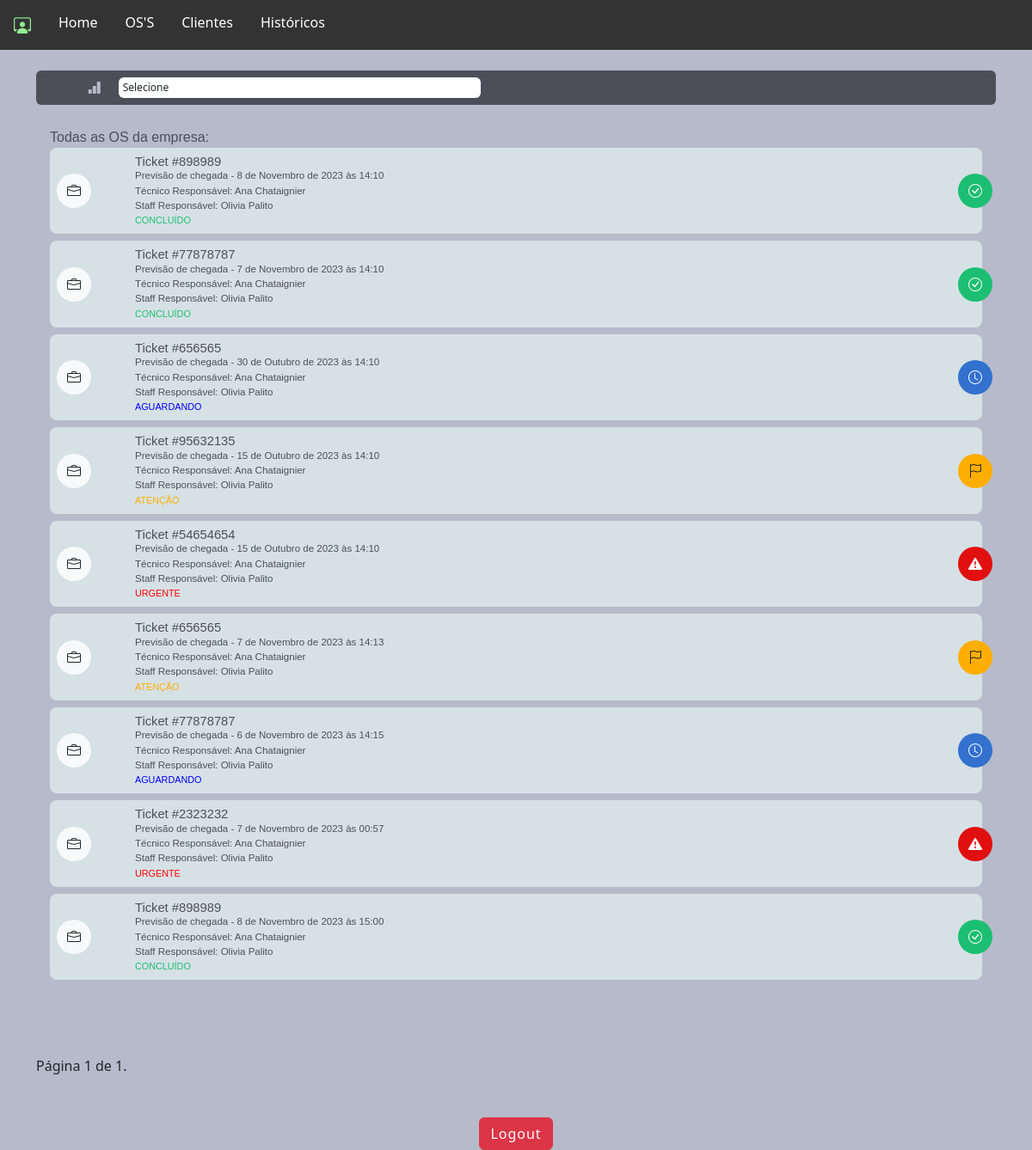
/staff/gerente_lista_os/, run on an earlier commit of the app's database.
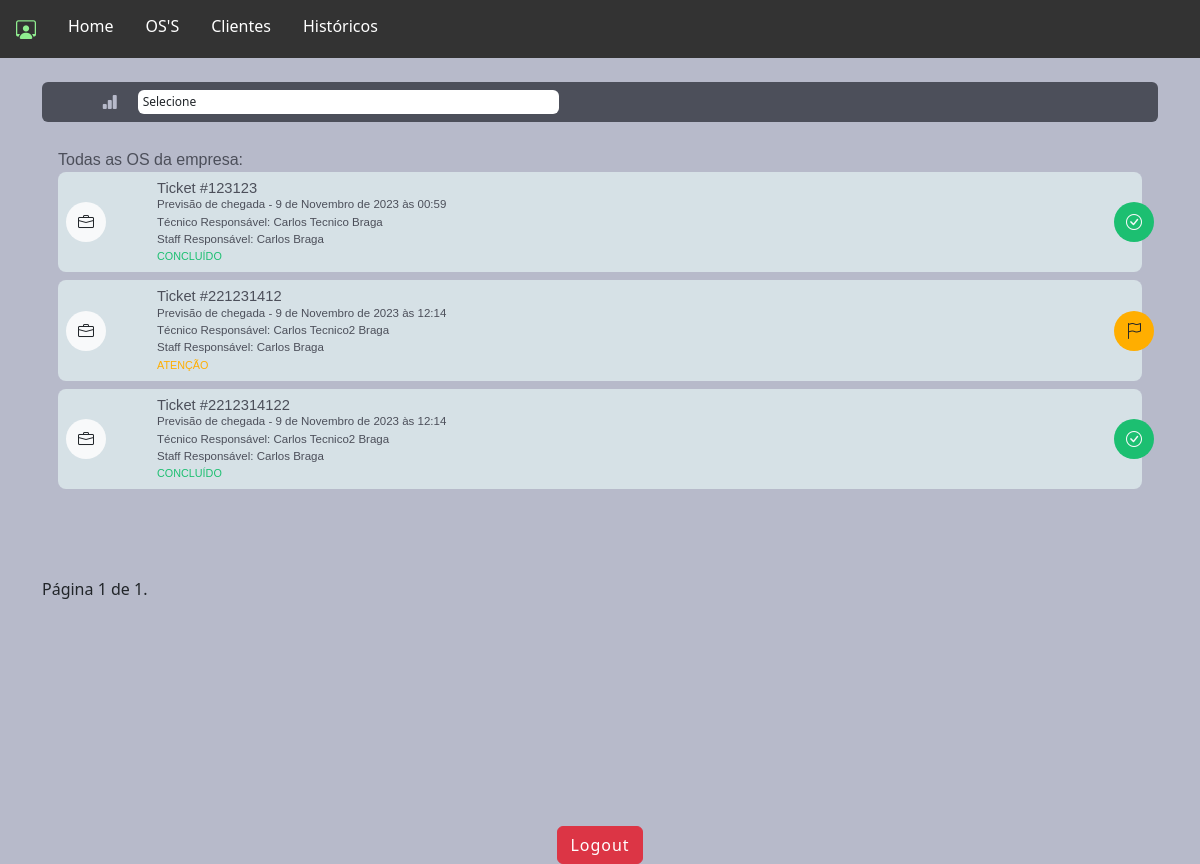
And on a later commit of the database.
### staff/models.py (models this page shows, shortened)
class OrdemDeServico(models.Model):
    ticket = models.CharField(max_length=200, unique=True)
    tecnico = models.ForeignKey(
        CustomUser, on_delete=models.CASCADE, related_name="ordens_técnico"
    )
    staff = models.ForeignKey(
        CustomUser, on_delete=models.CASCADE, related_name="ordens_staff"
    )
    descricao = models.TextField(max_length=600)
    previsao_chegada = models.DateTimeField()
    previsao_execucao = models.DateTimeField()
    material = models.CharField(max_length=100, validators=[MinLengthValidator(3)])
    equipamento = models.CharField(max_length=100, validators=[MinLengthValidator(3)])
    data_criacao = models.DateTimeField(auto_now_add=True)
    cliente = models.ForeignKey(Cliente, on_delete=models.CASCADE)
    contrato = models.CharField(max_length=700, null=True, blank=True)
    atividade = models.CharField(max_length=50, choices=ACTIVITY_CHOICES)
    status_tecnico = models.CharField(max_length=50, choices=TECNICAL_CHOICES)
    status = models.CharField(
        max_length=10, choices=STATUS_CHOICES, default="Aguardando"
    )
    atraso_em_minutos = models.CharField(max_length=50, null=True, blank=True, choices=ATRASO_CHOICES)
    atraso_descricao = models.TextField(max_length=400, null=True, blank=True)

### authentication/models.py (models this page shows, shortened)
class CustomUser(AbstractUser):
    telefone = models.CharField(max_length=15, null=False)
    endereco = models.ForeignKey(
        Endereco, on_delete=models.CASCADE, null=True, default=None
    )
    foto = models.ImageField(upload_to="img/perfil_user/", null=True, blank=True)
    email = models.EmailField(unique=True)

### staff/views.py (the view)
# urls.py: path("gerente_lista_os/", views.gerente_lista_os, name="gerente_lista_os"),
def gerente_lista_os(request):
    status_filter = request.GET.get("status")
    tecnico_filter = request.GET.get("tecnico")
    data_chegada_min_filter = request.GET.get("data_chegada_min")
    data_chegada_max_filter = request.GET.get("data_chegada_max")
    users = CustomUser.objects.filter(groups__name="Técnico")
    ordens_de_servico = OrdemDeServico.objects.all()
    if status_filter:
        ordens_de_servico = ordens_de_servico.filter(status=status_filter)
    items_per_page = 20
    paginator = Paginator(ordens_de_servico, items_per_page)
    page = request.GET.get("page")
    try:
        ordens_de_servico = paginator.page(page)
    except PageNotAnInteger:
        ordens_de_servico = paginator.page(1)
    except EmptyPage:
        ordens_de_servico = paginator.page(paginator.num_pages)
    return render(
        request,
        "gerente_lista_os.html",
        {
            "ordens_de_servico": ordens_de_servico,
            "users": users,
            "status_filter": status_filter,
            "tecnico_filter": tecnico_filter,
            "data_chegada_min_filter": data_chegada_min_filter,
            "data_chegada_max_filter": data_chegada_max_filter,
        },
    )

### staff/templates/gerente_lista_os.html (shortened to what this page needs)
{% extends "base_gerente.html" %}
{%load static%}
{% block rest %}
      <section id="lista_oc_scr">
        <br>
        <div class="container">
            <div id="oc_lista">
                <form id="filter_oc" class="bg04 p-2">
                    <div class="col-6">
                      <div class="row">
                        <div class="col-2 text-end">
                          <i class="bi bi-bar-chart-fill color03 me-1"></i>
                        </div>
                        <div class="col-10 p-0">
                          <select class="form-control ms-1" id='status-filter'>
                            <option selected>Selecione</option>
                          </select>
                        </div>
                    </div>
                  </div>
                </form>
              <div class="tab-pane fade show active" id="pills-01" role="tabpanel" aria-labelledby="pills-home-tab" tabindex="0">
                <label class="mt-2 font-medium color04">Todas as OS da empresa:</label>
                {% for ordem in ordens_de_servico %}
                <a href="{% url 'crud_gerente_os' ordem.id %}">
                <div class="oc_lista_item">
                      <div class="row">
                          <div class="col-2 col-md-1">
                              <div class="icon bg-light"><i class="bi bi-briefcase text-dark"></i></div>
                          </div>
                          <div class="col-9 col-md-11">
                              <div class="oc_l_nome font-medium color04">Ticket #{{ ordem.ticket }}</div>
                              <div class="oc_l_data color04 font-light">Previsão de chegada - {{ ordem.previsao_chegada }}</div>
                              <div class="oc_l_data color04 font-light">Técnico Responsável: {{ ordem.tecnico.first_name }} {{ ordem.tecnico.last_name }}</div>
                              <div class="oc_l_data color04 font-light">Staff Responsável: {{ ordem.staff.first_name }} {{ ordem.staff.last_name }}</div>
                              <div class="oc_l_status font-medium {% if ordem.status == 'Urgente' %}color-red{% elif ordem.status == 'Atenção' %}color-yellow{% elif ordem.status == 'Aguardando' %}color-blue{% elif ordem.status == 'Concluído' %}color-green{% endif %}">{{ ordem.status }}</div>
                          </div>
                          {% if ordem.status == "Urgente" %}
                              <div class="status_icon bg05 text-light">
                                  <i class="bi bi-exclamation-triangle-fill"></i>
                              </div>
                          {% elif ordem.status == "Atenção" %}
                              <div class="status_icon bg06 text-dark">
                                  <i class="bi bi-flag"></i>
                              </div>
                          {% elif ordem.status == "Aguardando" %}
                              <div class="status_icon bg01 text-light">
                                  <i class="bi bi-clock"></i>
                              </div>
                          {% elif ordem.status == "Concluído" %}
                              <div class="status_icon bg02 text-light">
                                <i class="bi bi-check-circle"></i>
                            </div>
                          {% endif %}
                      </div>
                  </div>
                </a>
                  {% endfor %}
              </div>
        </div>
        <div class="pagination">
            <span class="step-links">
                <span class="current-page">
                    Página {{ ordens_de_servico.number }} de {{ ordens_de_servico.paginator.num_pages }}.
                </span>
            </span>
        </div>
      </section>
  {% endblock %}

### staff/templates/base_gerente.html (shortened to what this page needs)
{%load static%}
<!DOCTYPE html>
<html lang="en" data-bs-theme="auto">
  <head>
    <link
      rel="stylesheet"
      href="https://cdn.jsdelivr.net/npm/@docsearch/css@3"
    />
    <link
      rel="stylesheet"
      href="https://cdn.jsdelivr.net/npm/bootstrap-icons@1.11.1/font/bootstrap-icons.css"
    />
    <link
      href="{% static 'assets/dist/css/bootstrap.min.css' %}"
      rel="stylesheet"
    />
    <link href="{% static 'assets/css/app_mamminfo.css' %}" rel="stylesheet" />
  </head>
  <nav class="navbar">
    <ul>
        <li>        <i class="bi bi-person-workspace logo"></i></i></li>
        <li><a href="{% url 'gerente' %}">Home</a></li>
        <li><a href="{% url 'gerente_lista_os' %}">OS'S</a></li>
        <li><a href="{% url 'gerente_lista_clientes' %}">Clientes</a></li>
        <li><a href="{% url 'gerente_lista_clientes' %}">Históricos</a></li>
    </ul>
</nav>
  <body>
    <main class="bg03">
      {% block rest %}{% endblock %}
      <br>      <br>
      <div class="d-flex justify-content-center">
          <a href="{% url 'sair' %}" class="btn btn-danger">Logout</a>
      </div>
  </main>
  </body>
</html>

### main/templates/static/assets/css/app_mamminfo.css (style rules this page uses)
html { font-family: 'Noto', sans-serif;background: #ced0dc; }
.font-medium { font-family: 'NotoMedium', sans-serif;font-weight: 400; }
.font-light { font-family: 'NotoLight', sans-serif;font-weight: 300; }
.bg02 { background: #1cbf71; }
.bg03 { background: #b7baca; }
.bg04 { background: #4c4f5a; }
.bg06 { background: #ffae00; }
.color03 { color: #b7baca; }
.color04 { color: #4c4f5a; }
section { height: auto;min-height: 90vh;max-width: 100vw;width: 100%; }
.btn { letter-spacing: 1px; }
#oc_lista { padding-bottom: 72px; }
#oc_lista .tab-pane { padding: 8px 16px; }
#oc_lista .oc_lista_item { background: #d6e1e6;border-radius: 8px;padding: 8px;position: relative;margin-bottom: 8px; }
#oc_lista .oc_lista_item .icon { width: 40px;height: 40px;border-radius: 40px;display: inline-block;text-align: center;line-height: 40px;position: absolute;l: 0;top: 0;bottom: 0;margin: auto; }
#oc_lista .oc_lista_item .oc_l_data { font-size: .72rem; }
#oc_lista .oc_lista_item .oc_l_nome { font-size: .92rem;line-height: 112%;white-space: nowrap;overflow: hidden;text-overflow: ellipsis; }
#oc_lista .oc_lista_item .oc_l_status { font-size: .675rem;text-transform: uppercase; }
#oc_lista .oc_lista_item .status_icon { width: 40px;height: 40px;border-radius: 40px;display: inline-block;text-align: center;line-height: 40px;position: absolute;right: -12px;top: 0;bottom: 0;margin: auto; }
#filter_oc { border-radius: 6px;width: 100%;height: 40px;margin-bottom: 10px; }
#filter_oc .form-control { font-size: .75rem;height: 24px;padding: 1px 5px;border: none;width: 88%; }

What changed in the data, as far as the page shows it:
removed OrdemDeServico: ticket "95632135", previsao_chegada "15 de Outubro de 2023 às 14:10", tecnico.first_name "Ana", tecnico.last_name "Chataignier", staff.first_name "Olivia", staff.last_name "Palito", status "ATENÇÃO"
removed OrdemDeServico: ticket "54654654", previsao_chegada "15 de Outubro de 2023 às 14:10", tecnico.first_name "Ana", tecnico.last_name "Chataignier", staff.first_name "Olivia", staff.last_name "Palito", status "URGENTE"
removed OrdemDeServico: ticket "656565", previsao_chegada "7 de Novembro de 2023 às 14:13", tecnico.first_name "Ana", tecnico.last_name "Chataignier", staff.first_name "Olivia", staff.last_name "Palito", status "ATENÇÃO"
removed OrdemDeServico: ticket "77878787", previsao_chegada "6 de Novembro de 2023 às 14:15", tecnico.first_name "Ana", tecnico.last_name "Chataignier", staff.first_name "Olivia", staff.last_name "Palito", status "AGUARDANDO"
removed OrdemDeServico: ticket "2323232", previsao_chegada "7 de Novembro de 2023 às 00:57", tecnico.first_name "Ana", tecnico.last_name "Chataignier", staff.first_name "Olivia", staff.last_name "Palito", status "URGENTE"
removed OrdemDeServico: ticket "898989", previsao_chegada "8 de Novembro de 2023 às 15:00", tecnico.first_name "Ana", tecnico.last_name "Chataignier", staff.first_name "Olivia", staff.last_name "Palito", status "CONCLUÍDO"
changed OrdemDeServico: ticket "898989" → "123123"; previsao_chegada "8 de Novembro de 2023 às 14:10" → "9 de Novembro de 2023 às 00:59"; tecnico.first_name "Ana" → "Carlos Tecnico"; tecnico.last_name "Chataignier" → "Braga"; staff.first_name "Olivia" → "Carlos"; staff.last_name "Palito" → "Braga"
changed OrdemDeServico: ticket "77878787" → "221231412"; previsao_chegada "7 de Novembro de 2023 às 14:10" → "9 de Novembro de 2023 às 12:14"; tecnico.first_name "Ana" → "Carlos Tecnico2"; tecnico.last_name "Chataignier" → "Braga"; staff.first_name "Olivia" → "Carlos"; staff.last_name "Palito" → "Braga"; status "CONCLUÍDO" → "ATENÇÃO"
changed OrdemDeServico (number 3 of 3 on the later page): ticket "656565" → "2212314122"; previsao_chegada "30 de Outubro de 2023 às 14:10" → "9 de Novembro de 2023 às 12:14"; tecnico.first_name "Ana" → "Carlos Tecnico2"; tecnico.last_name "Chataignier" → "Braga"; staff.first_name "Olivia" → "Carlos"; staff.last_name "Palito" → "Braga"; status "AGUARDANDO" → "CONCLUÍDO"
